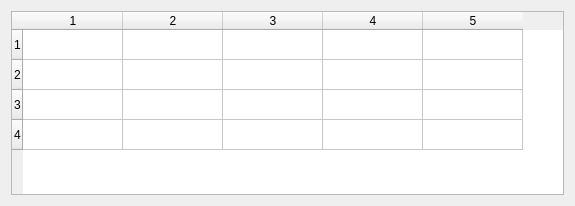
<?xml version="1.0" encoding="UTF-8"?>
<ui version="4.0">
 <class>timetableWindow</class>
 <widget class="QWidget" name="timetableWindow">
  <property name="geometry">
   <rect>
    <x>0</x>
    <y>0</y>
    <width>575</width>
    <height>206</height>
   </rect>
  </property>
  <property name="windowTitle">
   <string>Form</string>
  </property>
  <layout class="QGridLayout" name="gridLayout">
   <item row="0" column="0">
    <widget class="QTableWidget" name="timetableWidget">
     <property name="rowCount">
      <number>4</number>
     </property>
     <property name="columnCount">
      <number>5</number>
     </property>
     <row/>
     <row/>
     <row/>
     <row/>
     <column/>
     <column/>
     <column/>
     <column/>
     <column/>
    </widget>
   </item>
  </layout>
 </widget>
 <resources/>
 <connections/>
</ui>
